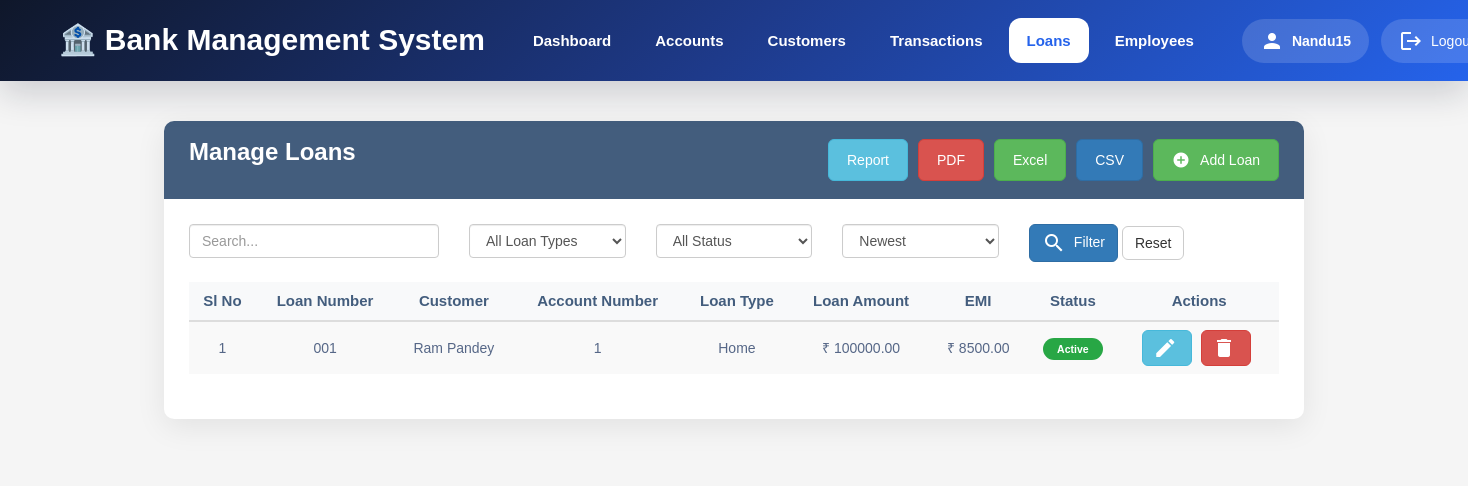
Page /loans/ (signed in) on the committed database.
### loans/models.py (models this page shows, shortened)
class Loan(models.Model):
    LOAN_TYPES = [
        ('Home', 'Home'),
        ('Personal', 'Personal'),
        ('Education', 'Education'),
        ('Vehicle', 'Vehicle'),
        ('Business', 'Business'),
    ]
    STATUS = [
        ('Active', 'Active'),
        ('Closed', 'Closed'),
    ]
    loan_number = models.CharField(
        max_length=20,
        unique=True
    )
    customer = models.ForeignKey(
        Customer,
        on_delete=models.CASCADE
    )
    account = models.ForeignKey(
        Account,
        on_delete=models.CASCADE
    )
    loan_type = models.CharField(
        max_length=20,
        choices=LOAN_TYPES
    )
    loan_amount = models.DecimalField(
        max_digits=12,
        decimal_places=2
    )
    interest_rate = models.DecimalField(
        max_digits=5,
        decimal_places=2
    )
    duration = models.IntegerField(
        help_text="Months"
    )
    emi = models.DecimalField(
        max_digits=12,
        decimal_places=2
    )
    start_date = models.DateField()
    end_date = models.DateField()
    status = models.CharField(
        max_length=10,
        choices=STATUS,
        default='Active'
    )
    created_at = models.DateTimeField(
        auto_now_add=True
    )

### customers/models.py (models this page shows, shortened)
class Customer(models.Model):
    GENDER = [
        ('Male', 'Male'),
        ('Female', 'Female'),
        ('Other', 'Other'),
    ]
    STATUS = [
        ('Active', 'Active'),
        ('Inactive', 'Inactive'),
    ]
    customer_id = models.CharField(
        max_length=20,
        unique=True
    )
    first_name = models.CharField(
        max_length=50
    )
    last_name = models.CharField(
        max_length=50
    )
    gender = models.CharField(
        max_length=10,
        choices=GENDER
    )
    dob = models.DateField()
    phone = models.CharField(
        max_length=15
    )
    email = models.EmailField(
        unique=True
    )
    address = models.TextField()
    city = models.CharField(
        max_length=50
    )
    state = models.CharField(
        max_length=50
    )
    pincode = models.CharField(
        max_length=10
    )
    status = models.CharField(
        max_length=10,
        choices=STATUS,
        default='Active'
    )
    created_at = models.DateTimeField(
        auto_now_add=True
    )
    updated_at = models.DateTimeField(
        auto_now=True
    )

### accounts/models.py (models this page shows, shortened)
class Account(models.Model):
    ACCOUNT_TYPES = [
        ('Savings', 'Savings'),
        ('Current', 'Current'),
    ]
    STATUS = [
        ('Active', 'Active'),
        ('Inactive', 'Inactive'),
    ]
    account_number = models.CharField(
        max_length=20,
        unique=True
    )
    customer = models.ForeignKey(
        Customer,
        on_delete=models.CASCADE,
        related_name="accounts"
    )
    account_type = models.CharField(
        max_length=20,
        choices=ACCOUNT_TYPES
    )
    balance = models.DecimalField(
        max_digits=12,
        decimal_places=2,
        default=0.00
    )
    phone = models.CharField(
        max_length=15
    )
    email = models.EmailField()
    address = models.TextField()
    status = models.CharField(
        max_length=10,
        choices=STATUS,
        default='Active'
    )
    created_at = models.DateTimeField(
        auto_now_add=True
    )
    updated_at = models.DateTimeField(
        auto_now=True
    )

### loans/views.py (the view)
@login_required
def loan_list(request):
    loans = get_filtered_loans(request)
    paginator = Paginator(loans, 10)
    page_number = request.GET.get("page")
    loans = paginator.get_page(page_number)
    return render(
        request,
        "loans/loans.html",
        {
            "loans": loans,
            "search": request.GET.get("search", ""),
            "loan_type": request.GET.get("loan_type", ""),
            "status": request.GET.get("status", ""),
            "sort": request.GET.get("sort", "-created_at"),
        }
    )

### loans/views.py (called while the page is built, shortened)
def get_filtered_loans(request):
    search = request.GET.get("search", "").strip()
    loan_type = request.GET.get("loan_type", "")
    status = request.GET.get("status", "")
    sort = request.GET.get("sort", "-created_at")
    loans = Loan.objects.select_related(
        "customer",
        "account"
    )
    if loan_type:
        loans = loans.filter(
            loan_type=loan_type
        )
    if status:
        loans = loans.filter(
            status=status
        )
    loans = loans.order_by(sort)
    return loans

### templates/loans/loans.html (shortened to what this page needs)
{% load static %}
<!DOCTYPE html>
<html lang="en">
<head>
    <link rel="stylesheet"
          href="https://maxcdn.bootstrapcdn.com/bootstrap/3.4.1/css/bootstrap.min.css">
    <link rel="stylesheet"
          href="{% static 'css/header.css' %}">
    <link rel="stylesheet"
          href="{% static 'css/loans.css' %}">
</head>
<body>
{% include 'header.html' %}
<div class="container">
    <div class="table-wrapper">
        <div class="table-title">
            <div class="row">
                <div class="col-sm-6">
                    <h2>Manage <b>Loans</b></h2>
                </div>
                <div class="col-sm-6 text-right">
    <a href="{% url 'loan_report' %}" class="btn btn-info">
        Report
    </a>
    <a href="{% url 'export_loans_pdf' %}?{{ request.GET.urlencode }}"
       class="btn btn-danger">
        PDF
    </a>
    <a href="{% url 'export_loans_excel' %}?{{ request.GET.urlencode }}"
       class="btn btn-success">
        Excel
    </a>
    <a href="{% url 'export_loans_csv' %}?{{ request.GET.urlencode }}"
       class="btn btn-primary">
        CSV
    </a>
    <a href="{% url 'add_loan' %}" class="btn btn-success">
        <i class="material-icons">add_circle</i>
        <span>Add Loan</span>
    </a>
</div>
            </div>
        </div>
        <form method="GET">
            <div class="row" style="margin-bottom:20px;">
                <div class="col-md-3">
                    <input type="text"
                           name="search"
                           class="form-control"
                           placeholder="Search..."
                           value="{{ search }}">
                </div>
                <div class="col-md-2">
                    <select name="loan_type"
                            class="form-control">
                        <option value="">All Loan Types</option>
                    </select>
                </div>
                <div class="col-md-2">
                    <select name="status"
                            class="form-control">
                        <option value="">All Status</option>
                    </select>
                </div>
                <div class="col-md-2">
                    <select name="sort"
                            class="form-control">
                        <option value="-created_at"
                            {% if sort == "-created_at" %}selected{% endif %}>
                            Newest
                        </option>
                    </select>
                </div>
                <div class="col-md-3">
                    <button type="submit"
                            class="btn btn-primary">
                        <i class="material-icons">search</i>
                        Filter
                    </button>
                    <a href="{% url 'loans' %}"
                       class="btn btn-default">
                        Reset
                    </a>
                </div>
            </div>
        </form>
        <table class="table table-striped table-hover">
            <thead>
                <tr>
                    <th>Sl No</th>
                    <th>Loan Number</th>
                    <th>Customer</th>
                    <th>Account Number</th>
                    <th>Loan Type</th>
                    <th>Loan Amount</th>
                    <th>EMI</th>
                    <th>Status</th>
                    <th>Actions</th>
                </tr>
            </thead>
            <tbody>
                {% for loan in loans %}
                <tr>
                    <td>{{ loans.start_index|add:forloop.counter0 }}</td>
                    <td>{{ loan.loan_number }}</td>
                    <td>{{ loan.customer.first_name }} {{ loan.customer.last_name }}</td>
                    <td>{{ loan.account.account_number }}</td>
                    <td>{{ loan.loan_type }}</td>
                    <td>₹ {{ loan.loan_amount }}</td>
                    <td>₹ {{ loan.emi }}</td>
                                        <td>
                        {% if loan.status == "Active" %}
                            <span class="label label-success">
                                Active
                            </span>
                        {% else %}
                            <span class="label label-danger">
                                Closed
                            </span>
                        {% endif %}
                    </td>
                    <td>
                        <a href="{% url 'edit_loan' loan.id %}"
                           class="btn btn-info btn-sm">
                            <i class="material-icons">edit</i>
                        </a>
                        <a href="{% url 'delete_loan' loan.id %}"
                           class="btn btn-danger btn-sm"
                           onclick="return confirm('Delete this loan?')">
                            <i class="material-icons">delete</i>
                        </a>
                    </td>
                </tr>
                {% empty %}
                <tr>
                    <td colspan="9" class="text-center">
                        <h4>No Loans Found</h4>
                    </td>
                </tr>
                {% endfor %}
            </tbody>
        </table>
    </div>
</div>
</body>
</html>

### templates/header.html (shortened to what this page needs)
{% load static %}
<nav class="modern-navbar">
    <div class="navbar-wrapper">
        <a href="{% url 'home' %}" class="navbar-logo">
            🏦 Bank Management System
        </a>
        <ul class="navbar-menu" id="navbarMenu">
            <li class="{% if request.resolver_match.url_name == 'home' %}active{% endif %}">
                <a href="{% url 'home' %}">Dashboard</a>
            </li>
            <li class="{% if request.resolver_match.url_name == 'accounts' %}active{% endif %}">
                <a href="{% url 'accounts' %}">Accounts</a>
            </li>
            <li class="{% if request.resolver_match.url_name == 'customers' %}active{% endif %}">
                <a href="{% url 'customers' %}">Customers</a>
            </li>
            <li class="{% if request.resolver_match.url_name == 'transactions' %}active{% endif %}">
                <a href="{% url 'transactions' %}">Transactions</a>
            </li>
            <li class="{% if request.resolver_match.url_name == 'loans' %}active{% endif %}">
                <a href="{% url 'loans' %}">Loans</a>
            </li>
            <li class="{% if request.resolver_match.url_name == 'employees' %}active{% endif %}">
                <a href="{% url 'employees' %}">Employees</a>
            </li>
        </ul>
        <div class="navbar-user">
            {% if user.is_authenticated %}
                <span class="user-name">
                    <i class="material-icons">person</i>
                    {{ user.username }}
                </span>
                <a href="{% url 'logout' %}" class="logout-btn">
                    <i class="material-icons">logout</i>
                    Logout
                </a>
            {% else %}
                <a href="{% url 'login' %}" class="logout-btn">
                    Login
                </a>
            {% endif %}
        </div>
    </div>
</nav>

### static/css/header.css (style rules this page uses)
:root { --navy:#0F172A; --blue:#1E3A8A; --accent:#2563EB; --surface:#F8FAFC; --border:#E2E8F0; }
.modern-navbar { position:sticky; top:0; z-index:1000; background:linear-gradient( 135deg, #0F172A, #1E3A8A, #2563EB); box-shadow:0 12px 35px rgba(15,23,42,.18); padding:18px 0; }
.navbar-wrapper { max-width:1400px; margin:auto; padding:0 25px; display:flex; align-items:center; justify-content:space-between; gap:30px; }
.navbar-logo { font-size:30px; font-weight:700; color:white; text-decoration:none; white-space:nowrap; }
.navbar-menu { display:flex; gap:8px; list-style:none; padding:0; margin:0; }
.navbar-menu li { margin:0; }
.navbar-menu a { display:block; padding:12px 18px; border-radius:12px; font-size:15px; font-weight:600; color:white; text-decoration:none; transition:.3s; }
.navbar-menu .active a { background:white; color:#2563EB; font-weight:700; }
.navbar-user { display:flex; align-items:center; gap:12px; }
.user-name { display:flex; align-items:center; gap:8px; background:rgba(255,255,255,.15); padding:10px 18px; border-radius:50px; color:white; font-weight:600; }
.logout-btn { display:flex; align-items:center; gap:8px; padding:10px 18px; border-radius:50px; background:rgba(255,255,255,.15); color:white; text-decoration:none; transition:.3s; }

### static/css/loans.css (style rules this page uses)
body { background:#f5f5f5; font-family:'Varela Round',sans-serif; color:#566787; font-size:14px; }
.table-wrapper { background:#fff; padding:25px; margin:40px auto; border-radius:10px; box-shadow:0 8px 30px rgba(0,0,0,.08); }
.table-title { background:#435d7d; color:#fff; padding:18px 25px; margin:-25px -25px 25px; border-radius:10px 10px 0 0; }
.table-title h2 { margin:0; font-size:24px; font-weight:600; }
.table-title .text-right { display:flex; justify-content:flex-end; align-items:center; gap:10px; flex-wrap:wrap; }
.table-title .btn { display:flex; align-items:center; gap:6px; padding:10px 18px; }
.table-title .btn i { font-size:18px; }
input[name="search"] { width:100%; }
.table-wrapper form { margin-bottom: 20px; }
.table th { background:#f8f9fa; color:#435d7d; text-align:center; font-size:15px; font-weight:600; }
.table td { text-align:center; vertical-align:middle !important; }
.form-control { border-radius:4px; }
.label { padding:5px 14px; border-radius:20px; font-weight:600; }
.label-success { background:#28a745; }
.btn { border-radius:6px; transition:all .25s ease; }
.btn-sm { margin-right:5px; }
.btn i { vertical-align:middle; margin-right:4px; }

### rows in the picture
Loan: start_index|add "1", loan_number "001", customer.first_name "Ram", customer.last_name "Pandey", account.account_number "1", loan_type "Home", loan_amount "100000.00", emi "8500.00", status "Active"

### other values in the picture
{{ user.username }} "Nandu15"
